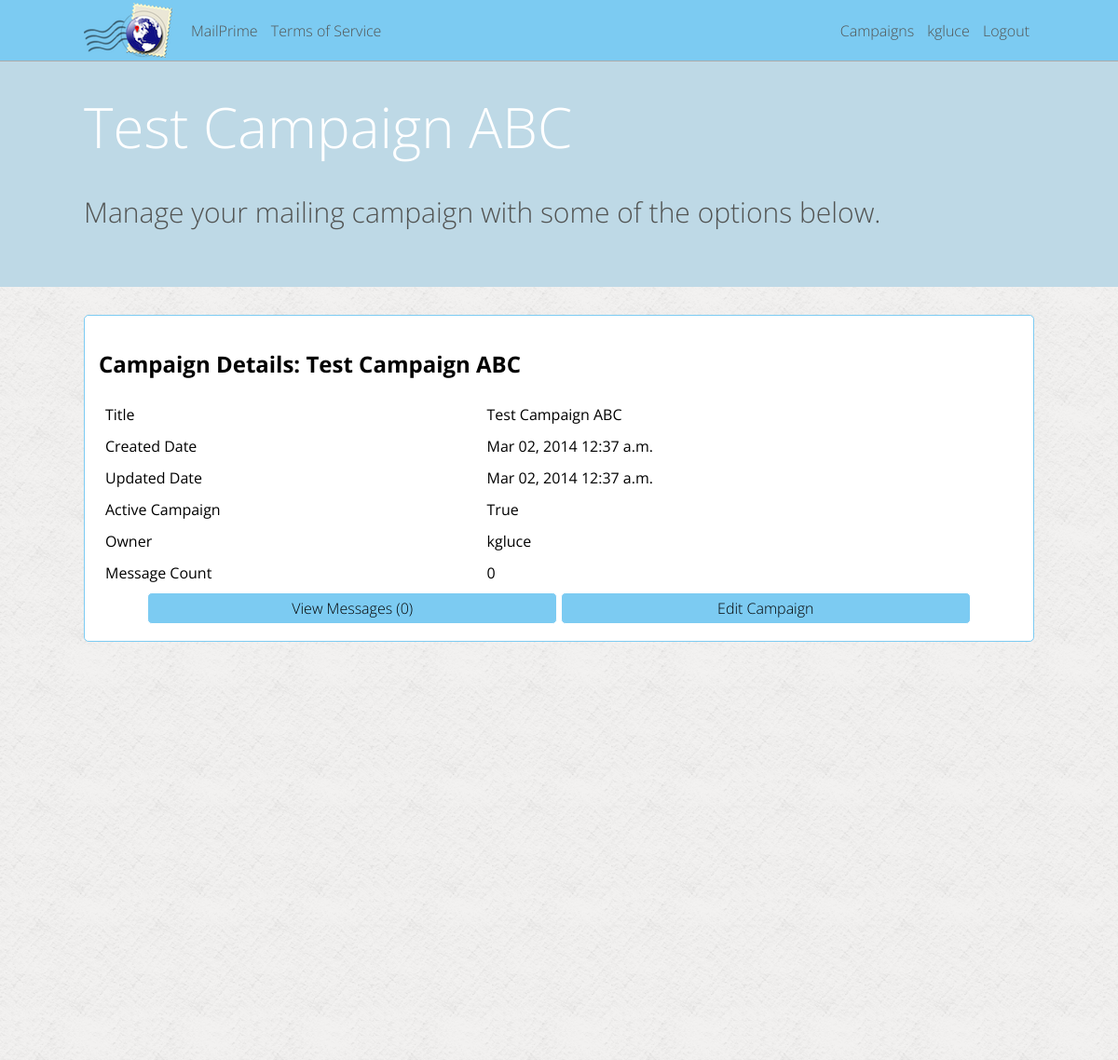
Screenshot of /kgluce/campaign-1 (signed in) with the database file from the repository.
### mailer/models.py (models this page shows, shortened)
class Campaign(models.Model):
	title = models.CharField(max_length=200)
	about = models.TextField()
	created_date = models.DateTimeField(auto_now_add=True, blank=True)
	updated_date = models.DateTimeField(auto_now=True)
	active = models.BooleanField(default=True)
	user = models.ForeignKey(User)

### mailer/campaign_views.py (the view)
# urls.py: url(r'^(\w+)/campaign-(\d+)$', campaign_views.user_campaign, name='user_campaign'),
def user_campaign(request, param_username, param_campaign_pk):
	page_vars = {"page_title": 'Campaign View'}
	if current_user(request) and request.user.username == param_username:
		try:
			user_campaign = Campaign.objects.get(pk = param_campaign_pk)
		except Campaign.DoesNotExist:
			raise Http404
		if user_campaign.user.username != request.user.username:
			raise Http404
		page_vars['campaign'] = user_campaign
		page_vars['message_count'] = Message.objects.filter(campaign = user_campaign).count()
		return render(request, 'campaign/show.html', page_vars)
	else:
		raise Http404

### mailer/lib.py (called while the page is built)
def current_user(request):
	if request.user.is_authenticated():
		return True
	else:
		return False

### mailer/templates/campaign/show.html
{% extends "_base.html" %}
{% block content %}
<div class="solid_bg">
<h1>Campaign Details: {{ campaign.title }}</h1>
<table class="full_width">
	<tr>
		<td>Title</td>
		<td>{{ campaign.title }}</td>
	</tr>
	<tr>
		<td>Created Date</td>
		<td>{{ campaign.created_date|date:"M d, Y" }} {{ campaign.created_date|time:"P" }}</td>
	</tr>
	<tr>
		<td>Updated Date</td>
		<td>{{ campaign.updated_date|date:"M d, Y" }} {{ campaign.updated_date|time:"P" }}</td>
	</tr>
	<tr>
		<td>Active Campaign</td>
		<td>{{ campaign.active }}</td>
	</tr>
	<tr>
		<td>Owner</td>
		<td>{{ campaign.user }}</td>
	</tr>
	<tr>
		<td>Message Count</td>
		<td>{{ message_count }}</td>
	</tr>
</table>
<table class="ninety_center">
	<tr>
		<td><a class="link_button" href="/{{ user.username }}/campaign-{{ campaign.pk }}/messages">View Messages ({{ message_count }})</a></td>
		<td><a class="link_button" href="/{{ user.username }}/campaign-{{ campaign.pk }}/edit">Edit Campaign</a></td>
	</tr>
</table>
</div>
{% endblock %}
{% block header %}
<h5 id="header_title">{{ campaign.title }}</h5>
<p id="header_desc">Manage your mailing campaign with some of the options below.</p>
{% endblock header %}

### mailer/templates/_base.html (shortened to what this page needs)
{% load staticfiles %}
<!DOCTYPE html>
<html>
<head>
	<link href="{% static 'css/base.css' %}" rel="stylesheet">
</head>
<body>
	<nav>
		<div class="menu_wrapper">
			<img id="nav_icon" src="{% static 'images/nav_icon.png' %}" height="59px"></img>
			<ul class="nav_left">
				<li><a class="nav_link" href="/">MailPrime</a></li>
				<li><a class="nav_link" href="/tos">Terms of Service</a></li>
			</ul>
			<ul class="nav_right">
				{% if user.is_authenticated %}
				<li><a class="nav_link" href="/{{ user.username }}/campaigns">Campaigns</a></li>
				<li><a class="nav_link" href="/{{ user.username }}/account">{{ user.username }}</a></li>
				<li><a class="nav_link" href="/logout">Logout</a></li>
				{% else %}
				<li><a class="nav_link" href="/login">Login</a></li>
				{% endif %}
			</ul>
		</div>
	</nav>
	<header>
		<div class="content_wrapper">
			{% block header %}{% endblock header %}
		</div>
	</header>
	<section id="main">
		<div class="content_wrapper">
			{% block content %}
			{% endblock %}
		</div>
	</section>
</body>
</html>

### static/css/base.css (style rules this page uses)
html, body { height: 100%; }
html { font-family: 'Open Sans', sans-serif; }
.menu_wrapper { margin: 0 auto; padding: 0; height: 65px; max-width: 1200px; width: 85%; }
nav { position: fixed; width: 100%; height: 65px; left: 0px; top: 0px; background-color: #7ccbf2; outline: 1px outset #ffffff; }
.menu_wrapper { margin: 0 auto; padding: 0; height: 65px; max-width: 1200px; min-width: 590px; width: 85%; }
.nav_left { float: left; list-style: none; height: 100%; margin: 0; padding: 0; }
.nav_left li { font-family: 'Open Sans', sans-serif; font-weight: 300; color: #525453; padding-top: 22px; display: inline-block; padding-right: 5px; padding-left: 5px; height: 43px; }
.nav_left li .nav_link { text-decoration: none; color: #525453; }
#nav_icon { float: left; margin-right: 15px; margin-top: 3px; margin-bottom: 3px; }
.nav_right { float: right; list-style: none; height: 100%; margin: 0; padding: 0; }
.nav_right li { font-family: 'Open Sans', sans-serif; font-weight: 300; color: #525453; padding-top: 22px; display: inline-block; padding-right: 5px; padding-left: 5px; height: 43px; }
.nav_right li .nav_link { text-decoration: none; color: #525453; }
.solid_bg { background-color: #ffffff; padding: 15px; border-radius: 5px; border: 1px solid #ffffff; border: 1px solid #7ccbf2; }
.content_wrapper { margin: 0 auto; max-width: 1200px; width: 85%; padding: 0; }
body { margin: 0; padding: 0; }
header { background-color: #bed9e6; margin: 0; padding: 0; padding-top: 95px; padding-bottom: 30px; width: 100%; }
#header_title { font-family: 'Open Sans', sans-serif; font-weight: 300; color: #ffffff; font-size: 60px; margin: 0; padding: 0; }
#header_desc { font-family: 'Open Sans', sans-serif; font-weight: 300; color: #525453; font-size: 30px; }
section[id="main"] { width: 100%; margin: 0; padding: 0; padding-top: 30px; background-image: url('/static/images/white_pattern.png'); height: 100%; }
.ninety_center { width: 90%; margin: 0 auto; }
.ninety_center td { width: 50%; }
.link_button { display: block; padding: 5px; text-decoration: none; background-color: #7ccbf2; font-family: 'Open Sans', sans-serif; font-weight: 300; color: #000000; border-radius: 5px; border: 1px solid #ffffff; text-align: center; }
table[class='full_width'] { width: 100%; }
table[class='full_width'] td { padding: 5px; }

### rows the page displays
Campaign: title "Test Campaign ABC", created_date "Mar 02, 2014", created_date "12:37 a.m.", updated_date "Mar 02, 2014", updated_date "12:37 a.m.", active "True", user "kgluce"

### other values shown
{{ user.username }} "kgluce"
{{ message_count }} "0"
